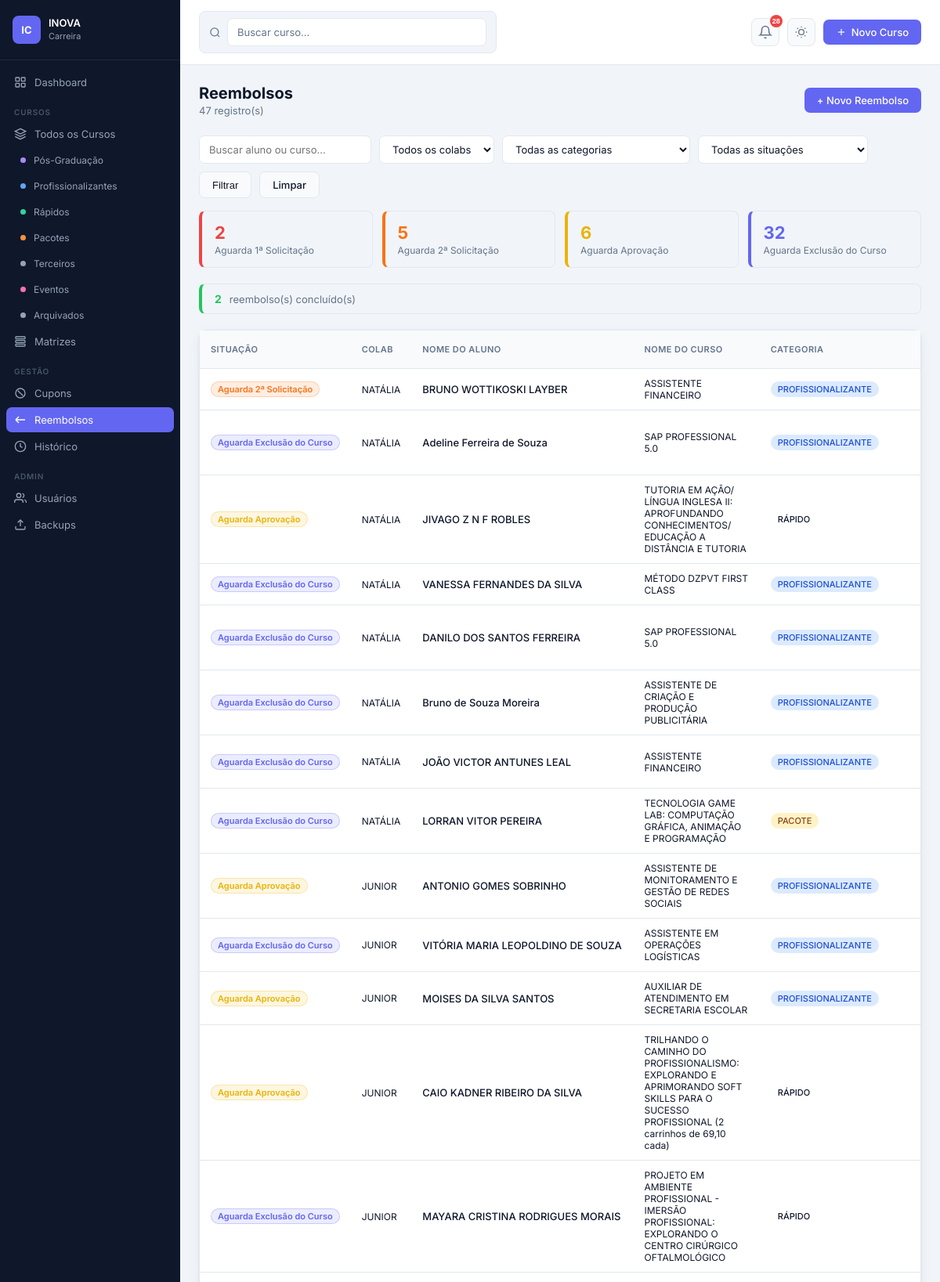
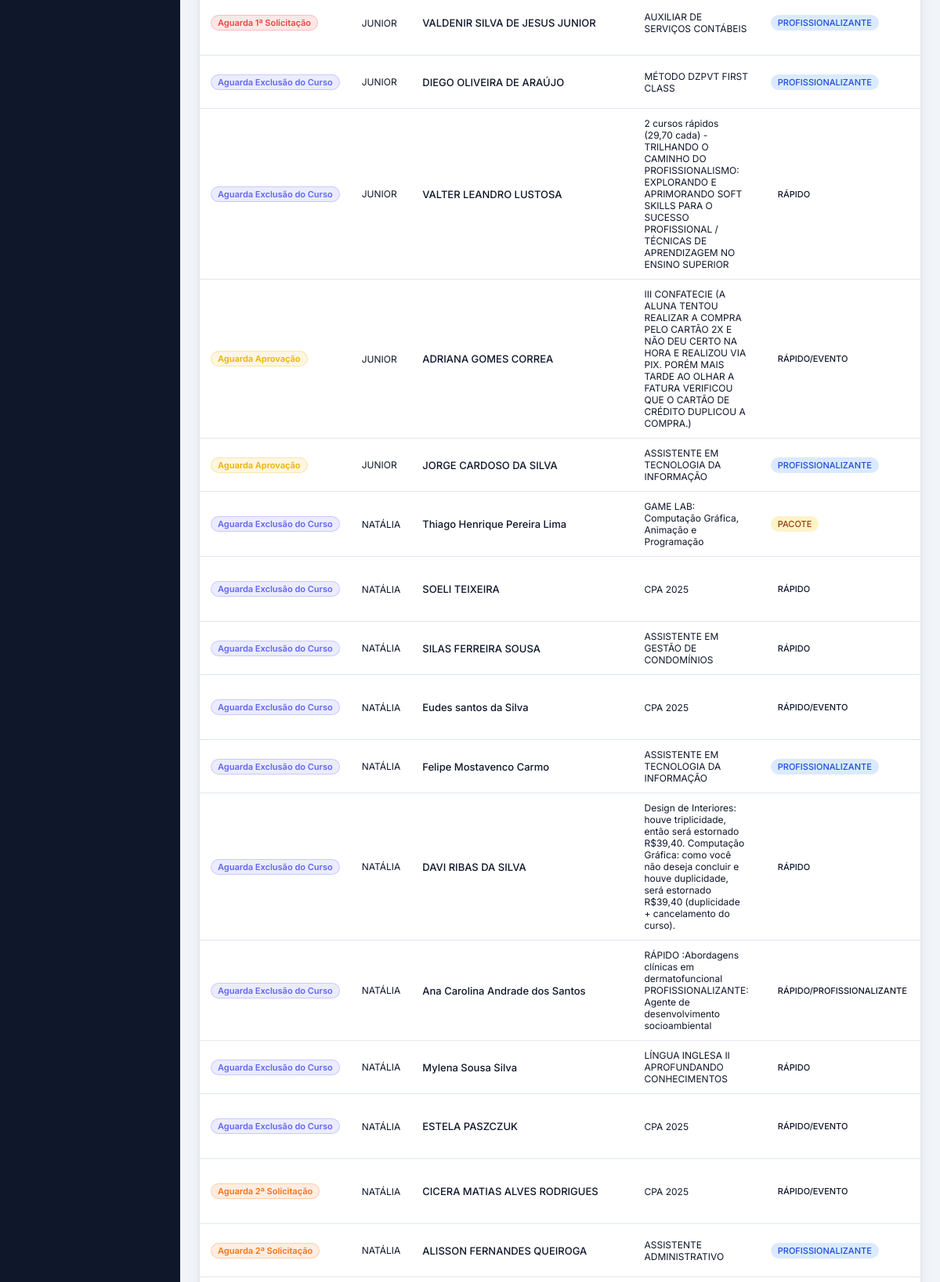
/reembolsos (signed in, upper part), run on the app's committed database (2 pictures, top to bottom).
### app.py (models this page shows)
class Refund(db.Model):
    id               = db.Column(db.Integer, primary_key=True)
    colab            = db.Column(db.String(100))
    nome_aluno       = db.Column(db.String(200))
    data_compra      = db.Column(db.Date)
    data_solicitacao = db.Column(db.Date)   # Solicitação do aluno
    valor            = db.Column(db.Float)
    valor_estorno    = db.Column(db.Float)
    nome_curso       = db.Column(db.String(300))
    categoria        = db.Column(db.String(100))
    solicitacao_1    = db.Column(db.Date)   # 1ª Solicitação (Nathy)
    solicitacao_2    = db.Column(db.Date)   # 2ª Solicitação (Jorge)
    data_aprovacao   = db.Column(db.Date)
    motivo           = db.Column(db.Text)
    curso_excluido   = db.Column(db.Date)   # Data exclusão do curso
    obs              = db.Column(db.Text)
    created_at       = db.Column(db.DateTime, default=datetime.utcnow)
    @property
    def pendencia(self):
        if not self.solicitacao_1:
            return ('sem_solic1', 'Aguarda 1ª Solicitação')
        if not self.solicitacao_2:
            return ('sem_solic2', 'Aguarda 2ª Solicitação')
        if not self.data_aprovacao:
            return ('sem_aprovacao', 'Aguarda Aprovação')
        if not self.curso_excluido:
            return ('sem_exclusao', 'Aguarda Exclusão do Curso')
        return ('concluido', 'Concluído')

### app.py (the view)
@app.route('/reembolsos')
@perm_check('can_manage_reembolsos')
def reembolsos():
    busca      = request.args.get('q', '').strip()
    f_colab    = request.args.get('colab', '').strip()
    f_cat      = request.args.get('categoria', '').strip()
    f_pend     = request.args.get('pendencia', '').strip()
    q = Refund.query
    if busca:
        q = q.filter(db.or_(
            Refund.nome_aluno.ilike(f'%{busca}%'),
            Refund.nome_curso.ilike(f'%{busca}%')
        ))
    if f_colab:
        q = q.filter(Refund.colab.ilike(f'%{f_colab}%'))
    if f_cat:
        q = q.filter(Refund.categoria.ilike(f'%{f_cat}%'))
    items = q.order_by(Refund.created_at.desc()).all()
    if f_pend:
        items = [r for r in items if r.pendencia[0] == f_pend]
    contagem = {'sem_solic1': 0, 'sem_solic2': 0, 'sem_aprovacao': 0, 'sem_exclusao': 0, 'concluido': 0}
    for r in Refund.query.all():
        contagem[r.pendencia[0]] += 1
    colabs = sorted({r.colab for r in Refund.query.all() if r.colab})
    cats   = sorted({r.categoria for r in Refund.query.all() if r.categoria})
    return render_template('reembolsos.html', items=items, contagem=contagem,
                           busca=busca, f_colab=f_colab, f_cat=f_cat, f_pend=f_pend,
                           colabs=colabs, cats=cats)

### app.py (called while the page is built, shortened)
def perm_check(check_fn_name):
    def decorator(f):
        @wraps(f)
        def decorated(*args, **kwargs):
            if 'user_id' not in session:
                return redirect(url_for('login'))
            u = User.query.get(session['user_id'])
            if not u or not getattr(u, check_fn_name)():
                flash('Você não tem permissão para acessar esta seção.', 'danger')
                return redirect(url_for('dashboard'))
            return f(*args, **kwargs)
        return decorated
    return decorator

@app.context_processor
def inject_now():
    return {'now': datetime.now}

@app.before_request
def ensure_db():
    global _db_ready

    def can_manage_cupons(self):
        if self.role == 'admin': return True
        if self._p().get('block_cupons'): return False
        return self.role == 'editor' or self._p().get('cupons_gerenciar', False)

    def can_manage_reembolsos(self):
        if self.role == 'admin': return True
        if self._p().get('block_reembolsos'): return False
        return self.role == 'editor' or self._p().get('reembolsos_gerenciar', False)

    def can_view_historico(self):
        if self.role == 'admin': return True
        if self._p().get('block_historico'): return False
        return self.role == 'editor' or self._p().get('historico_ver', False)

### templates/reembolsos.html (shortened to what this page needs)
{% extends 'base.html' %}
{% block content %}
<div class="page">
  <div class="page-header">
    <div>
      <div class="page-title">Reembolsos</div>
      <div class="page-subtitle">{{ items|length }} registro(s)</div>
    </div>
    {% if session.role in ['admin','editor'] %}
    <a href="{{ url_for('reembolso_novo') }}" class="btn btn-primary">+ Novo Reembolso</a>
    {% endif %}
  </div>
  <form method="GET" class="filters" style="margin-bottom:16px">
    <input type="text" name="q" value="{{ busca }}" placeholder="Buscar aluno ou curso..." class="filter-select" style="width:220px">
    <select name="colab" class="filter-select" onchange="this.form.submit()">
      <option value="">Todos os colabs</option>
    </select>
    <select name="categoria" class="filter-select" onchange="this.form.submit()">
      <option value="">Todas as categorias</option>
    </select>
    <select name="pendencia" class="filter-select" onchange="this.form.submit()">
      <option value="">Todas as situações</option>
    </select>
    <button type="submit" class="btn btn-secondary">Filtrar</button>
    <a href="{{ url_for('reembolsos') }}" class="btn btn-secondary">Limpar</a>
  </form>
  {% set pendentes = contagem.sem_solic1 + contagem.sem_solic2 + contagem.sem_aprovacao + contagem.sem_exclusao %}
  {% if pendentes > 0 %}
  <div style="display:grid;grid-template-columns:repeat(4,1fr);gap:12px;margin-bottom:20px">
    {% for key,label,cor in [('sem_solic1','Aguarda 1ª Solicitação','#ef4444'),('sem_solic2','Aguarda 2ª Solicitação','#f97316'),('sem_aprovacao','Aguarda Aprovação','#eab308'),('sem_exclusao','Aguarda Exclusão do Curso','#6366f1')] %}
    <a href="{{ url_for('reembolsos', pendencia=key) }}" style="text-decoration:none;
       background:var(--card-bg);border:1px solid var(--border);border-left:4px solid {{ cor }};
       border-radius:8px;padding:14px 16px;display:block;
       {% if f_pend==key %}box-shadow:0 0 0 2px {{ cor }}40{% endif %}">
      <div style="font-size:22px;font-weight:700;color:{{ cor }}">{{ contagem[key] }}</div>
      <div style="font-size:12px;color:var(--text-muted);margin-top:2px">{{ label }}</div>
    </a>
    {% endfor %}
  </div>
  {% endif %}
  {% if contagem.concluido > 0 %}
  <div style="background:var(--card-bg);border:1px solid var(--border);border-left:4px solid #22c55e;border-radius:8px;padding:10px 16px;margin-bottom:20px;display:flex;align-items:center;gap:10px">
    <span style="font-weight:700;color:#22c55e">{{ contagem.concluido }}</span>
    <span style="font-size:13px;color:var(--text-muted)">reembolso(s) concluído(s)</span>
  </div>
  {% endif %}
  <div class="card">
    <div class="table-wrapper">
      <table style="min-width:1200px">
        <thead>
          <tr>
            <th>Situação</th>
            <th>Colab</th>
            <th>Nome do Aluno</th>
            <th>Nome do Curso</th>
            <th>Categoria</th>
          </tr>
        </thead>
        <tbody>
          {% for r in items %}
          {% set pend = r.pendencia %}
          {% if pend[0] == 'sem_solic1' %}{% set badge_color = '#ef4444' %}
          {% elif pend[0] == 'sem_solic2' %}{% set badge_color = '#f97316' %}
          {% elif pend[0] == 'sem_aprovacao' %}{% set badge_color = '#eab308' %}
          {% elif pend[0] == 'sem_exclusao' %}{% set badge_color = '#6366f1' %}
          {% else %}{% set badge_color = '#22c55e' %}{% endif %}
          <tr>
            <td style="white-space:nowrap">
              <span style="display:inline-block;padding:2px 8px;border-radius:12px;font-size:11px;font-weight:600;background:{{ badge_color }}20;color:{{ badge_color }};border:1px solid {{ badge_color }}40">
                {{ pend[1] }}
              </span>
            </td>
            <td style="white-space:nowrap;font-size:12px">{{ r.colab or '—' }}</td>
            <td style="white-space:nowrap;font-weight:500;font-size:13px">{{ r.nome_aluno or '—' }}</td>
            <td style="max-width:180px;font-size:12px">{{ r.nome_curso or '—' }}</td>
            <td>
              {% if r.categoria %}
              <span class="badge badge-{{ r.categoria|lower|replace('-','_')|replace('ó','o')|replace('é','e')|replace('ã','a') }}">{{ r.categoria }}</span>
              {% else %}—{% endif %}
            </td>
          </tr>
          {% else %}
          <tr><td colspan="15" style="text-align:center;color:var(--text-muted);padding:32px">Nenhum reembolso registrado.</td></tr>
          {% endfor %}
        </tbody>
      </table>
    </div>
  </div>
</div>
{% endblock %}

### static/css/style.css (style rules this page uses)
:root { --bg: #f1f5f9; --surface: #ffffff; --surface-2: #f8fafc; --sidebar-bg: #0f172a; --sidebar-border: #1e293b; --sidebar-text: #94a3b8; --sidebar-hover: #1e293b; --primary: #6366f1; --primary-hover: #4f46e5; --success: #10b981; --warning: #f59e0b; --danger: #ef4444; --text: #0f172a; --text-muted: #64748b; --border: #e2e8f0; --radius: 10px; --shadow: 0 1px 3px rgba(0,0,0,.07), 0 4px 16px rgba(0,0,0,.05); --transition: .18s ease; }
*, *::before, *::after { box-sizing: border-box; margin: 0; padding: 0; }
body { font-family: 'Inter', sans-serif; background: var(--bg); color: var(--text); font-size: 14px; transition: background var(--transition), color var(--transition); }
.page { padding: 24px; }
.page-header { display: flex; align-items: center; justify-content: space-between; margin-bottom: 24px; flex-wrap: wrap; gap: 12px; }
.page-title { font-size: 20px; font-weight: 700; }
.page-subtitle { font-size: 13px; color: var(--text-muted); margin-top: 2px; }
.card { background: var(--surface); border-radius: var(--radius); box-shadow: var(--shadow); border: 1px solid var(--border); transition: background var(--transition), border-color var(--transition); }
.table-wrapper { overflow-x: auto; }
table { width: 100%; border-collapse: collapse; }
thead th { background: var(--surface-2); padding: 10px 14px; text-align: left; font-size: 11px; font-weight: 600; letter-spacing: .04em; text-transform: uppercase; color: var(--text-muted); border-bottom: 1px solid var(--border); transition: background var(--transition); }
tbody tr { border-bottom: 1px solid var(--border); transition: background var(--transition); }
td { padding: 11px 14px; font-size: 13px; vertical-align: middle; }
.badge { display: inline-flex; align-items: center; padding: 3px 9px; border-radius: 20px; font-size: 11px; font-weight: 500; white-space: nowrap; }
.badge-profissionalizante { background: #dbeafe; color: #1d4ed8; }
.badge-pacote { background: #fef3c7; color: #92400e; }
.btn { display: inline-flex; align-items: center; gap: 6px; padding: 8px 16px; border-radius: 7px; border: none; cursor: pointer; font-size: 13px; font-weight: 500; text-decoration: none; transition: all var(--transition); white-space: nowrap; }
.btn-primary { background: var(--primary); color: #fff; }
.btn-secondary { background: var(--surface-2); color: var(--text); border: 1px solid var(--border); }
.filters { display: flex; gap: 10px; flex-wrap: wrap; margin-bottom: 20px; }
.filter-select { padding: 7px 12px; border: 1px solid var(--border); border-radius: 7px; background: var(--surface); font-size: 13px; color: var(--text); outline: none; cursor: pointer; transition: border-color var(--transition), background var(--transition); }
input[type=text], input[type=password], input[type=number], input[type=date], input[type=url], select, textarea { padding: 9px 12px; border: 1px solid var(--border); border-radius: 7px; font-size: 13px; font-family: inherit; color: var(--text); outline: none; transition: border-color var(--transition), background var(--transition), color var(--transition); background: var(--surface); }

### data on the page
Refund: pend "Aguarda 2ª Solicitação", colab "NATÁLIA", nome_aluno "BRUNO WOTTIKOSKI LAYBER", nome_curso "ASSISTENTE FINANCEIRO", categoria "PROFISSIONALIZANTE"
Refund: pend "Aguarda Exclusão do Curso", colab "NATÁLIA", nome_aluno "Adeline Ferreira de Souza", nome_curso "SAP PROFESSIONAL 5.0", categoria "PROFISSIONALIZANTE"
Refund: pend "Aguarda Aprovação", colab "NATÁLIA", nome_aluno "JIVAGO Z N F ROBLES", nome_curso "TUTORIA EM AÇÃO/ LÍNGUA INGLESA II: APROFUNDANDO CONHECIMENTOS/ EDUCAÇÃO A DISTÂNCIA E TUTORIA", categoria "RÁPIDO"
Refund: pend "Aguarda Exclusão do Curso", colab "NATÁLIA", nome_aluno "VANESSA FERNANDES DA SILVA", nome_curso "MÉTODO DZPVT FIRST CLASS", categoria "PROFISSIONALIZANTE"
Refund: pend "Aguarda Exclusão do Curso", colab "NATÁLIA", nome_aluno "DANILO DOS SANTOS FERREIRA", nome_curso "SAP PROFESSIONAL 5.0", categoria "PROFISSIONALIZANTE"
Refund: pend "Aguarda Exclusão do Curso", colab "NATÁLIA", nome_aluno "Bruno de Souza Moreira", nome_curso "ASSISTENTE DE CRIAÇÃO E PRODUÇÃO PUBLICITÁRIA", categoria "PROFISSIONALIZANTE"
Refund: pend "Aguarda Exclusão do Curso", colab "NATÁLIA", nome_aluno "JOÃO VICTOR ANTUNES LEAL", nome_curso "ASSISTENTE FINANCEIRO", categoria "PROFISSIONALIZANTE"
Refund: pend "Aguarda Exclusão do Curso", colab "NATÁLIA", nome_aluno "LORRAN VITOR PEREIRA", nome_curso "TECNOLOGIA GAME LAB: COMPUTAÇÃO GRÁFICA, ANIMAÇÃO E PROGRAMAÇÃO", categoria "PACOTE"
Refund: pend "Aguarda Aprovação", colab "JUNIOR", nome_aluno "ANTONIO GOMES SOBRINHO", nome_curso "ASSISTENTE DE MONITORAMENTO E GESTÃO DE REDES SOCIAIS", categoria "PROFISSIONALIZANTE"
Refund: pend "Aguarda Exclusão do Curso", colab "JUNIOR", nome_aluno "VITÓRIA MARIA LEOPOLDINO DE SOUZA", nome_curso "ASSISTENTE EM OPERAÇÕES LOGÍSTICAS", categoria "PROFISSIONALIZANTE"
Refund: pend "Aguarda Aprovação", colab "JUNIOR", nome_aluno "MOISES DA SILVA SANTOS", nome_curso "AUXILIAR DE ATENDIMENTO EM SECRETARIA ESCOLAR", categoria "PROFISSIONALIZANTE"
Refund: pend "Aguarda Aprovação", colab "JUNIOR", nome_aluno "CAIO KADNER RIBEIRO DA SILVA", nome_curso "TRILHANDO O CAMINHO DO PROFISSIONALISMO: EXPLORANDO E APRIMORANDO SOFT SKILLS PARA O SUCESSO PROFISSIONAL (2 carrinhos de 69,10 cada)", categoria "RÁPIDO"
Refund: pend "Aguarda Exclusão do Curso", colab "JUNIOR", nome_aluno "MAYARA CRISTINA RODRIGUES MORAIS", nome_curso "PROJETO EM AMBIENTE PROFISSIONAL - IMERSÃO PROFISSIONAL: EXPLORANDO O CENTRO CIRÚRGICO OFTALMOLÓGICO", categoria "RÁPIDO"
Refund: pend "Aguarda 1ª Solicitação", colab "JUNIOR", nome_aluno "VALDENIR SILVA DE JESUS JUNIOR", nome_curso "AUXILIAR DE SERVIÇOS CONTÁBEIS", categoria "PROFISSIONALIZANTE"
Refund: pend "Aguarda Exclusão do Curso", colab "JUNIOR", nome_aluno "DIEGO OLIVEIRA DE ARAÚJO", nome_curso "MÉTODO DZPVT FIRST CLASS", categoria "PROFISSIONALIZANTE"
Refund: pend "Aguarda Exclusão do Curso", colab "JUNIOR", nome_aluno "VALTER LEANDRO LUSTOSA", nome_curso "2 cursos rápidos (29,70 cada) - TRILHANDO O CAMINHO DO PROFISSIONALISMO: EXPLORANDO E APRIMORANDO SOFT SKILLS PARA O SUCESSO PROFISSIONAL / TÉCNICAS DE APRENDIZAGEM NO ENSINO SUPERIOR", categoria "RÁPIDO"
Refund: pend "Aguarda Aprovação", colab "JUNIOR", nome_aluno "ADRIANA GOMES CORREA", nome_curso "III CONFATECIE (A ALUNA TENTOU REALIZAR A COMPRA PELO CARTÃO 2X E NÃO DEU CERTO NA HORA E REALIZOU VIA PIX. PORÉM MAIS TARDE AO OLHAR A FATURA VERIFICOU QUE O CARTÃO DE CRÉDITO DUPLICOU A COMPRA.)", categoria "RÁPIDO/EVENTO"
Refund: pend "Aguarda Aprovação", colab "JUNIOR", nome_aluno "JORGE CARDOSO DA SILVA", nome_curso "ASSISTENTE EM TECNOLOGIA DA INFORMAÇÃO", categoria "PROFISSIONALIZANTE"
Refund: pend "Aguarda Exclusão do Curso", colab "NATÁLIA", nome_aluno "Thiago Henrique Pereira Lima", nome_curso "GAME LAB: Computação Gráfica, Animação e Programação", categoria "PACOTE"
Refund: pend "Aguarda Exclusão do Curso", colab "NATÁLIA", nome_aluno "SOELI TEIXEIRA", nome_curso "CPA 2025", categoria "RÁPIDO"
Refund: pend "Aguarda Exclusão do Curso", colab "NATÁLIA", nome_aluno "SILAS FERREIRA SOUSA", nome_curso "ASSISTENTE EM GESTÃO DE CONDOMÍNIOS", categoria "RÁPIDO"
Refund: pend "Aguarda Exclusão do Curso", colab "NATÁLIA", nome_aluno "Eudes santos da Silva", nome_curso "CPA 2025", categoria "RÁPIDO/EVENTO"
Refund: pend "Aguarda Exclusão do Curso", colab "NATÁLIA", nome_aluno "Felipe Mostavenco Carmo", nome_curso "ASSISTENTE EM TECNOLOGIA DA INFORMAÇÃO", categoria "PROFISSIONALIZANTE"
Refund: pend "Aguarda Exclusão do Curso", colab "NATÁLIA", nome_aluno "DAVI RIBAS DA SILVA", nome_curso "Design de Interiores: houve triplicidade, então será estornado R$39,40. Computação Gráfica: como você não deseja concluir e houve duplicidade, será estornado R$39,40 (duplicidade + cancelamento do curso).", categoria "RÁPIDO"
Refund: pend "Aguarda Exclusão do Curso", colab "NATÁLIA", nome_aluno "Ana Carolina Andrade dos Santos", nome_curso "RÁPIDO :Abordagens clínicas em dermatofuncional PROFISSIONALIZANTE: Agente de desenvolvimento socioambiental", categoria "RÁPIDO/PROFISSIONALIZANTE"
Refund: pend "Aguarda Exclusão do Curso", colab "NATÁLIA", nome_aluno "Mylena Sousa Silva", nome_curso "LÍNGUA INGLESA II APROFUNDANDO CONHECIMENTOS", categoria "RÁPIDO"
Refund: pend "Aguarda Exclusão do Curso", colab "NATÁLIA", nome_aluno "ESTELA PASZCZUK", nome_curso "CPA 2025", categoria "RÁPIDO/EVENTO"
Refund: pend "Aguarda 2ª Solicitação", colab "NATÁLIA", nome_aluno "CICERA MATIAS ALVES RODRIGUES", nome_curso "CPA 2025", categoria "RÁPIDO/EVENTO"
Refund: pend "Aguarda 2ª Solicitação", colab "NATÁLIA", nome_aluno "ALISSON FERNANDES QUEIROGA", nome_curso "ASSISTENTE ADMINISTRATIVO", categoria "PROFISSIONALIZANTE"

### other printed values
{{ total_badge if total_badge < 100 else '99+' }} "28"
{{ items|length }} "47"
{{ contagem[key] }} "2" "5" "6" "32"
{{ label }} "Aguarda 1ª Solicitação" "Aguarda 2ª Solicitação" "Aguarda Aprovação" "Aguarda Exclusão do Curso"
{{ contagem.concluido }} "2"
